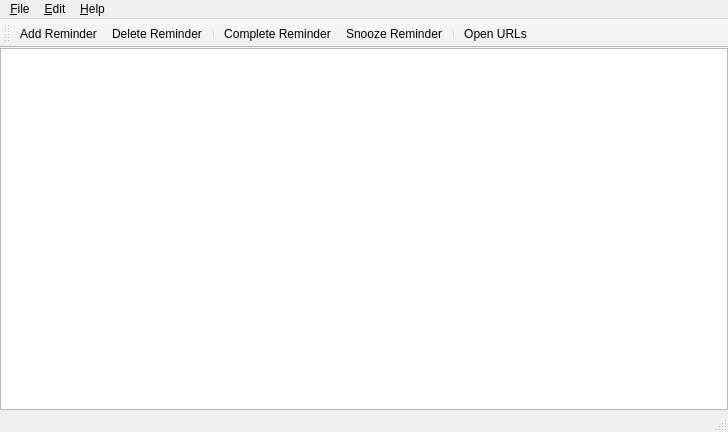
<?xml version="1.0" encoding="UTF-8"?>
<ui version="4.0">
 <class>MainWindow</class>
 <widget class="QMainWindow" name="MainWindow">
  <property name="geometry">
   <rect>
    <x>0</x>
    <y>0</y>
    <width>728</width>
    <height>432</height>
   </rect>
  </property>
  <property name="windowTitle">
   <string>Manager Reminders</string>
  </property>
  <property name="toolButtonStyle">
   <enum>Qt::ToolButtonFollowStyle</enum>
  </property>
  <property name="unifiedTitleAndToolBarOnMac">
   <bool>true</bool>
  </property>
  <widget class="QWidget" name="centralWidget">
   <layout class="QVBoxLayout" name="verticalLayout">
    <property name="leftMargin">
     <number>0</number>
    </property>
    <property name="topMargin">
     <number>0</number>
    </property>
    <property name="rightMargin">
     <number>0</number>
    </property>
    <property name="bottomMargin">
     <number>0</number>
    </property>
    <item>
     <widget class="QTreeView" name="treeView">
      <property name="contextMenuPolicy">
       <enum>Qt::ActionsContextMenu</enum>
      </property>
      <property name="editTriggers">
       <set>QAbstractItemView::NoEditTriggers</set>
      </property>
      <property name="tabKeyNavigation">
       <bool>true</bool>
      </property>
      <property name="alternatingRowColors">
       <bool>true</bool>
      </property>
      <property name="rootIsDecorated">
       <bool>false</bool>
      </property>
      <property name="itemsExpandable">
       <bool>false</bool>
      </property>
      <property name="sortingEnabled">
       <bool>true</bool>
      </property>
      <property name="expandsOnDoubleClick">
       <bool>false</bool>
      </property>
      <attribute name="headerStretchLastSection">
       <bool>false</bool>
      </attribute>
     </widget>
    </item>
   </layout>
  </widget>
  <widget class="QMenuBar" name="menuBar">
   <property name="geometry">
    <rect>
     <x>0</x>
     <y>0</y>
     <width>728</width>
     <height>23</height>
    </rect>
   </property>
   <widget class="QMenu" name="menu_File">
    <property name="title">
     <string>&amp;File</string>
    </property>
    <addaction name="action_Settings"/>
    <addaction name="actionS_ynchronization"/>
    <addaction name="separator"/>
    <addaction name="action_Close"/>
   </widget>
   <widget class="QMenu" name="menu_Edit">
    <property name="title">
     <string>&amp;Edit</string>
    </property>
    <addaction name="action_Add_Reminder"/>
    <addaction name="action_Delete_Reminder"/>
    <addaction name="separator"/>
    <addaction name="action_Complete_Reminder"/>
    <addaction name="action_Snooze_Reminder"/>
   </widget>
   <widget class="QMenu" name="menu_Help">
    <property name="title">
     <string>&amp;Help</string>
    </property>
    <addaction name="action_About"/>
   </widget>
   <addaction name="menu_File"/>
   <addaction name="menu_Edit"/>
   <addaction name="menu_Help"/>
  </widget>
  <widget class="QToolBar" name="mainToolBar">
   <property name="windowTitle">
    <string>Toolbar</string>
   </property>
   <attribute name="toolBarArea">
    <enum>TopToolBarArea</enum>
   </attribute>
   <attribute name="toolBarBreak">
    <bool>false</bool>
   </attribute>
   <addaction name="action_Add_Reminder"/>
   <addaction name="action_Delete_Reminder"/>
   <addaction name="separator"/>
   <addaction name="action_Complete_Reminder"/>
   <addaction name="action_Snooze_Reminder"/>
   <addaction name="separator"/>
   <addaction name="actionOpen_URLs"/>
  </widget>
  <widget class="QStatusBar" name="statusBar"/>
  <action name="action_Add_Reminder">
   <property name="icon">
    <iconset theme="list-add" resource="syrem_widgets.qrc">
     <normaloff>:/icons/add.ico</normaloff>:/icons/add.ico</iconset>
   </property>
   <property name="text">
    <string>&amp;Add Reminder</string>
   </property>
   <property name="toolTip">
    <string>Create a new reminder</string>
   </property>
   <property name="shortcut">
    <string notr="true">Ctrl+Ins</string>
   </property>
   <property name="shortcutVisibleInContextMenu">
    <bool>true</bool>
   </property>
  </action>
  <action name="action_Delete_Reminder">
   <property name="icon">
    <iconset theme="list-remove" resource="syrem_widgets.qrc">
     <normaloff>:/icons/delete.ico</normaloff>:/icons/delete.ico</iconset>
   </property>
   <property name="text">
    <string>&amp;Delete Reminder</string>
   </property>
   <property name="toolTip">
    <string>Deletes the selected reminder</string>
   </property>
   <property name="shortcut">
    <string notr="true">Del</string>
   </property>
   <property name="shortcutVisibleInContextMenu">
    <bool>true</bool>
   </property>
  </action>
  <action name="action_Settings">
   <property name="icon">
    <iconset theme="settings-configure">
     <normaloff>:/de/skycoder42/qtmvvm/icons/settings.ico</normaloff>:/de/skycoder42/qtmvvm/icons/settings.ico</iconset>
   </property>
   <property name="text">
    <string>&amp;Settings</string>
   </property>
   <property name="toolTip">
    <string>Settings</string>
   </property>
   <property name="shortcut">
    <string notr="true">Ctrl+Alt+S</string>
   </property>
   <property name="shortcutVisibleInContextMenu">
    <bool>true</bool>
   </property>
  </action>
  <action name="action_Close">
   <property name="icon">
    <iconset theme="window-close" resource="syrem_widgets.qrc">
     <normaloff>:/icons/close.ico</normaloff>:/icons/close.ico</iconset>
   </property>
   <property name="text">
    <string>&amp;Close</string>
   </property>
   <property name="toolTip">
    <string>Close</string>
   </property>
   <property name="shortcut">
    <string notr="true">Alt+F4</string>
   </property>
   <property name="shortcutVisibleInContextMenu">
    <bool>true</bool>
   </property>
  </action>
  <action name="action_About">
   <property name="icon">
    <iconset theme="help-about" resource="syrem_widgets.qrc">
     <normaloff>:/icons/about.ico</normaloff>:/icons/about.ico</iconset>
   </property>
   <property name="text">
    <string>&amp;About</string>
   </property>
   <property name="shortcutVisibleInContextMenu">
    <bool>true</bool>
   </property>
  </action>
  <action name="action_Complete_Reminder">
   <property name="icon">
    <iconset theme="dialog-ok-apply" resource="syrem_widgets.qrc">
     <normaloff>:/icons/complete.ico</normaloff>:/icons/complete.ico</iconset>
   </property>
   <property name="text">
    <string>&amp;Complete Reminder</string>
   </property>
   <property name="toolTip">
    <string>Completes and deletes the selected reminder</string>
   </property>
   <property name="shortcut">
    <string notr="true">Del</string>
   </property>
   <property name="shortcutVisibleInContextMenu">
    <bool>true</bool>
   </property>
  </action>
  <action name="action_Snooze_Reminder">
   <property name="icon">
    <iconset theme="alarm-symbolic" resource="syrem_widgets.qrc">
     <normaloff>:/icons/snooze.ico</normaloff>:/icons/snooze.ico</iconset>
   </property>
   <property name="text">
    <string>&amp;Snooze Reminder</string>
   </property>
   <property name="toolTip">
    <string>Snooze the selected reminder until a later timepoint</string>
   </property>
   <property name="shortcut">
    <string notr="true">Return</string>
   </property>
   <property name="shortcutContext">
    <enum>Qt::WidgetShortcut</enum>
   </property>
   <property name="shortcutVisibleInContextMenu">
    <bool>true</bool>
   </property>
  </action>
  <action name="actionS_ynchronization">
   <property name="icon">
    <iconset theme="view-refresh" resource="syrem_widgets.qrc">
     <normaloff>:/icons/sync.ico</normaloff>:/icons/sync.ico</iconset>
   </property>
   <property name="text">
    <string>S&amp;ynchronization</string>
   </property>
   <property name="shortcutVisibleInContextMenu">
    <bool>true</bool>
   </property>
  </action>
  <action name="actionOpen_URLs">
   <property name="icon">
    <iconset theme="internet-web-browser" resource="syrem_widgets.qrc">
     <normaloff>:/icons/openUrl.ico</normaloff>:/icons/openUrl.ico</iconset>
   </property>
   <property name="text">
    <string>Open &amp;URLs</string>
   </property>
   <property name="shortcut">
    <string notr="true">Ctrl+O</string>
   </property>
   <property name="visible">
    <bool>false</bool>
   </property>
   <property name="shortcutVisibleInContextMenu">
    <bool>true</bool>
   </property>
  </action>
 </widget>
 <layoutdefault spacing="6" margin="11"/>
 <resources>
  <include location="syrem_widgets.qrc"/>
 </resources>
 <connections/>
</ui>
